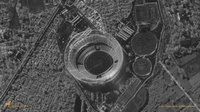
#> input picture 2_noise_filtering/sar_1.jpg, 200 x 112 px, shrunk from 1200 x 675 before the run
$ jupyter execute DE_IP_2024_Task_2.ipynb
#> lines starting #> are read from the running program, lines starting #| are printed output that depends on the picture; long printed decimals are rounded
[cell 1]
import numpy as np
import cv2
import matplotlib.pyplot as plt

# Наложение и удаление шума

[cell 2]
image = cv2.imread('sar_1.jpg')
#> image is the input picture: shape (112, 200, 3); mean B, G, R 78, 78.2, 78.3
image_gray = cv2.cvtColor(image, cv2.COLOR_BGR2GRAY)

[cell 3]
plt.imshow(image_gray, cmap="gray")

[cell 4]
# Gaussian noise
mean = 0
stddev = 100
noise_gauss = np.zeros(image_gray.shape, np.uint8)
cv2.randn(noise_gauss, mean, stddev)

[cell 5]
plt.imshow(noise_gauss, cmap="gray")

[cell 6]
# Salt and pepper
noise =  np.random.randint(0, 101, size = (image_gray.shape[0], image_gray.shape[1]), dtype=int)
zeros_pixel = np.where(noise == 0)
ones_pixel = np.where(noise == 100)

[cell 7]
bg_image = np.ones(image_gray.shape, np.uint8) * 128

[cell 8]
bg_image[zeros_pixel] = 0
bg_image[ones_pixel] = 255

[cell 9]
plt.imshow(bg_image, cmap="gray")

[cell 10]
image_noise_gauss = cv2.add(image_gray,noise_gauss)
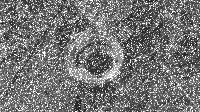
#> image_noise_gauss: shape (112, 200); min 25, max 255, mean 116.9

[cell 11]
plt.imshow(image_noise_gauss, cmap="gray")

[cell 12]
from skimage.metrics import structural_similarity, mean_squared_error
mse_gauss = mean_squared_error(image_gray, image_noise_gauss)
#> mse_gauss = 4324
(ssim, diff) = structural_similarity(image_gray, image_noise_gauss, full=True)
#> ssim = 0.204
print(mse_gauss, ssim)
#| 4323.990 0.2035

[cell 13]
image_gauss_median = cv2.medianBlur(image_noise_gauss, 3)
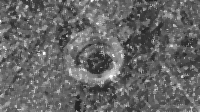
#> image_gauss_median: shape (112, 200); min 34, max 255, mean 101.6

[cell 14]
mse_gauss_median = mean_squared_error(image_gray, image_gauss_median)
#> mse_gauss_median = 1209.4
(ssim_gauss_median, diff) = structural_similarity(image_gray,  image_gauss_median, full=True)
#> ssim_gauss_median = 0.375

[cell 15]
print(mse_gauss_median, ssim_gauss_median)
#| 1209.405 0.3746

[cell 16]
plt.imshow(image_gauss_median, cmap="gray")

[cell 17]
import copy

image_sp = copy.deepcopy(image_gray)

image_sp[zeros_pixel] = 0
image_sp[ones_pixel] = 255

[cell 18]
plt.imshow(image_sp, cmap="gray")

[cell 19]
mse_sp = mean_squared_error(image_gray, image_sp)
#> mse_sp = 418.8
(ssim_sp, diff) = structural_similarity(image_gray, image_sp, full=True)
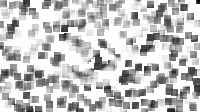
#> diff: shape (112, 200) float64; min -0.159, max 1, mean 0.729; drawn with min black and max white
#> ssim_sp = 0.728
print(mse_sp, ssim_sp)
#| 418.826 0.7284

[cell 20]
image_sp_median = cv2.medianBlur(image_sp, 3)
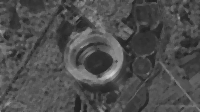
#> image_sp_median: shape (112, 200); min 33, max 210, mean 77.8

[cell 21]
mse_sp_median = mean_squared_error(image_gray, image_sp_median)
#> mse_sp_median = 149.6
(ssim_sp_median, diff) = structural_similarity(image_gray, image_sp_median, full=True)
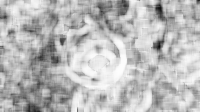
#> diff: shape (112, 200) float64; min 0.0378, max 0.996, mean 0.728
#> ssim_sp_median = 0.729
print(mse_sp_median, ssim_sp_median)
#| 149.563 0.7289

# Другие типы фильтров

[cell 22]
image_gauss_gauss = cv2.GaussianBlur(image_noise_gauss,(5,5),0)

[cell 23]
image_gauss_bilat = cv2.bilateralFilter(image_noise_gauss,9,75,75)

[cell 24]
image_gauss_nlm = cv2.fastNlMeansDenoising(image_noise_gauss, h = 20)

[cell 25]
import math

def geom(a):
    prod = 1
    for i in range(a.shape[0]):
        prod1 = 1
        for j in range(a.shape[1]):
            prod1 *= a[i,j]
        prod1 = math.pow(prod1, 1.0/9.0)
        prod *= prod1
    return prod

def proc(img, filter):
    img_res = copy.deepcopy(img)
    for i in range(0,img.shape[0] -2):
        for j in range(0,img.shape[1] -2):
            img_res[i:i+3, j:j+3] = filter(img[i:i+3, j:j+3])
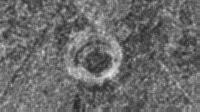
#> img_res: shape (112, 200); min 38, max 232, mean 106
    return img_res

res = proc(image_noise_gauss, geom)

[cell 26]
plt.imshow(res, cmap="gray")

[cell 27]
mse_geom = mean_squared_error(image_gray, res)
(ssim_geom, diff) = structural_similarity(image_gray, res, full=True)
print(mse_geom, ssim_geom)
#| 1310.651 0.3242

# 2D свертка

[cell 28]
# averaging filter
kernel_5 = np.ones((5,5),np.float32)/25
image_k5 = cv2.filter2D(image_gray,-1,kernel_5)
# blured_image = cv2.blur(img,(5,5))
image_b5 = cv2.blur(image_gray,(5,5))

[cell 29]
mse_kb = mean_squared_error(image_k5, image_b5)
(ssim_kb, diff) = structural_similarity(image_k5, image_b5, full=True)
#> diff: shape (112, 200) float64; every value is 1
print(mse_kb, ssim_kb)
#| 0.0 1.0

[cell 30]
# Laplasian
kernel_lapl = np.array([[0,-10,0],
                        [-10,40,-10],
                        [0,-10,0]], np.float32)

[cell 31]
image_lapl = cv2.filter2D(image_gray,-1,kernel_lapl)

[cell 32]
plt.imshow(image_lapl, cmap="gray")

## Домашнее задание

[cell 33]
# Зашумить изображение при помощи шума гаусса, постоянного шума.
# Протестировать медианный фильтр, фильтр гаусса, билатериальный фильтр, фильтр нелокальных средних с различными параметрами.
# Выяснить, какой фильтр показал лучший результат фильтрации шума.

### 1. Добавляем шум на картинку при помощи шума гаусса и постоянного шума

[cell 34]
image2 = cv2.imread('img.jpg')
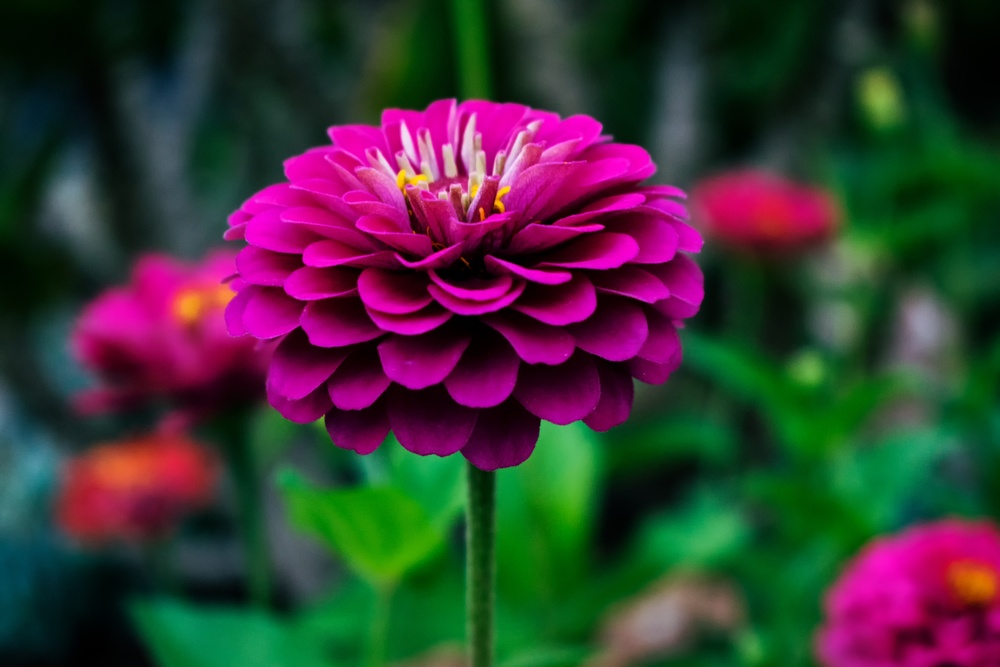
#> input picture 2_noise_filtering/img.jpg, 1000 x 667 px, shrunk from 6000 x 4000 before the run
#> image2 is the input picture: shape (667, 1000, 3); mean B, G, R 53.9, 53.8, 59.7
image2_gray = cv2.cvtColor(image2, cv2.COLOR_BGR2GRAY)

[cell 35]
plt.imshow(image2_gray, cmap="gray")

[cell 36]
mean = 0
stddev = 150
noise_gauss = np.zeros(image2_gray.shape, np.uint8)
cv2.randn(noise_gauss, mean, stddev)
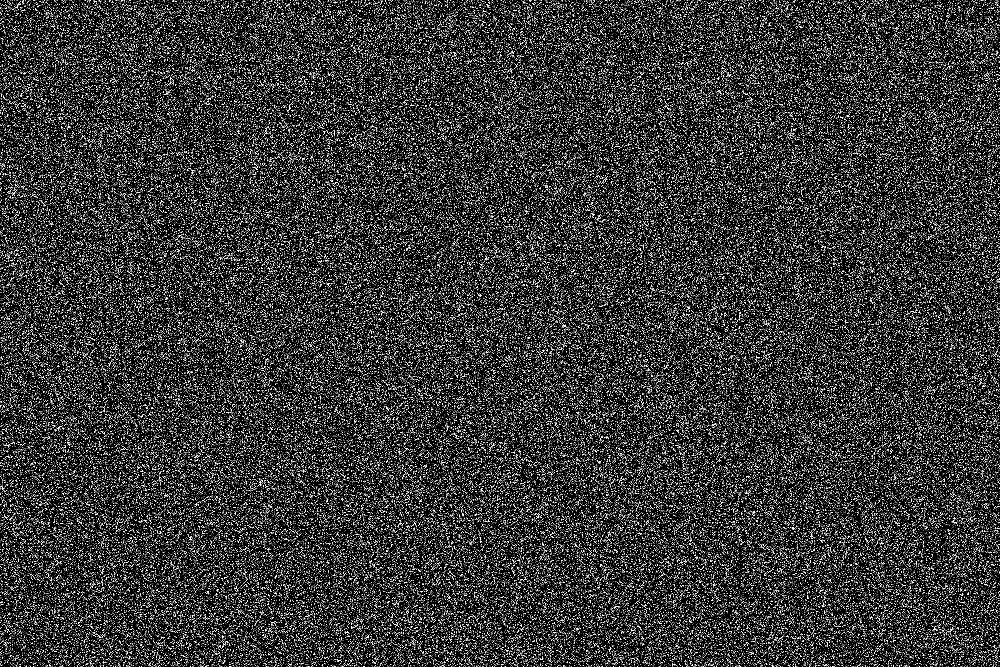
#> noise_gauss: shape (667, 1000); min 0, max 255, mean 57.1

[cell 37]
plt.imshow(noise_gauss, cmap="gray")

[cell 38]
image2_noise_gauss = cv2.add(image2_gray,noise_gauss)

[cell 39]
plt.imshow(image2_noise_gauss, cmap="gray")

[cell 40]
permanent_noise = np.zeros(image2_gray.shape, np.int16)
cv2.randu(permanent_noise, 50, 50)
#> permanent_noise: shape (667, 1000) int16; every value is 50

[cell 41]
plt.imshow(permanent_noise, cmap="gray")

[cell 42]
image2_const_noisy = cv2.add(image2_gray.astype(np.int16), permanent_noise)
image2_const_noisy = np.clip(image2_const_noisy, 0, 255).astype(np.uint8)

[cell 43]
plt.imshow(image2_const_noisy, cmap="gray")

### 2. Тестируем фильтры: медианный, Гаусса, билатериальный, нелокальных средних с различными параметрами

[cell 44]
def test_filters(noisy, name):
#> called with name = 'гауссовский'
    results = {}

    median = cv2.medianBlur(noisy, 3)
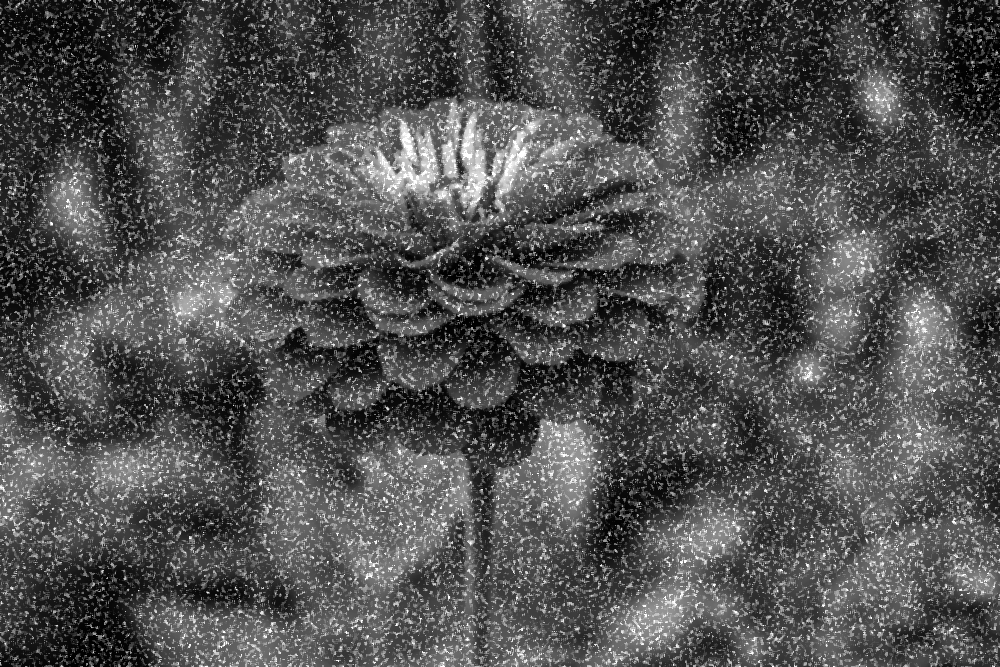
#> median: shape (667, 1000); min 0, max 255, mean 80.9
    results["median"] = (median, mean_squared_error(image2_gray, median),
                         structural_similarity(image2_gray, median))

    gauss = cv2.GaussianBlur(noisy, (5,5), 1)
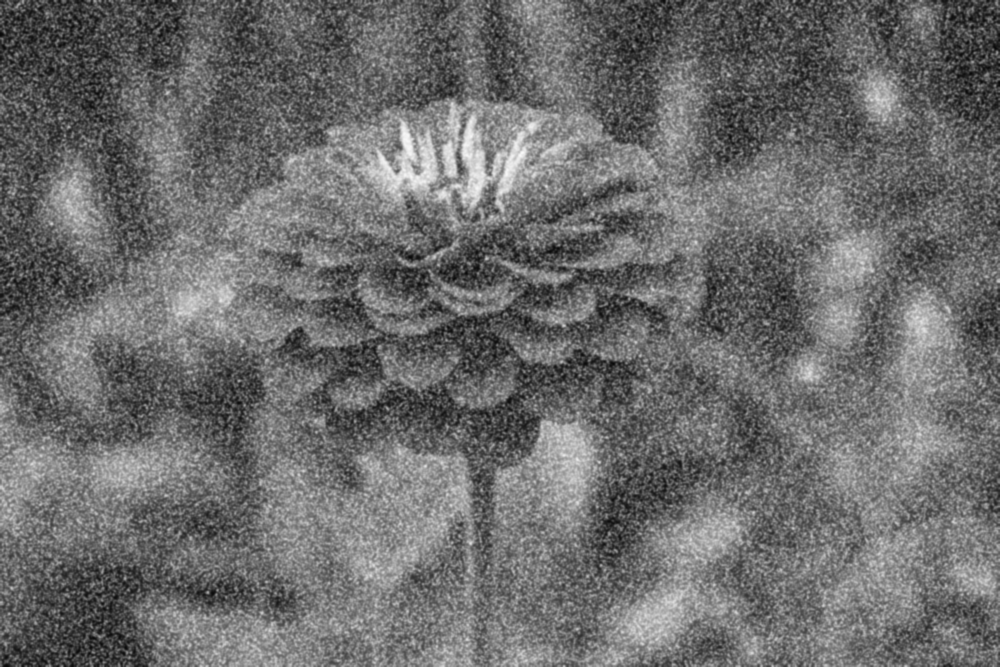
#> gauss: shape (667, 1000); min 7, max 249, mean 108.3
    results["gauss"] = (gauss, mean_squared_error(image2_gray, gauss),
                        structural_similarity(image2_gray, gauss))

    bilateral = cv2.bilateralFilter(noisy, 9, 75, 75)
    results["bilateral"] = (bilateral, mean_squared_error(image2_gray, bilateral),
                            structural_similarity(image2_gray, bilateral))

    nlm = cv2.fastNlMeansDenoising(noisy, h=15)
    results["nlm"] = (nlm, mean_squared_error(image2_gray, nlm),
                      structural_similarity(image2_gray, nlm))

    print(f"\n{name.capitalize()} шум")
    best = None
    for k, (_, mse, ssim) in results.items():
        print(f"{k:9s} · MSE: {mse:.2f}, SSIM: {ssim:.4f}")
        if best is None or ssim > best[2]:
            best = (k, mse, ssim)
#> this loop made 4 passes
#> (k, mse, ssim) on passes 1 to 4: ('median', 1872.1, 0.112), ('gauss', 3223.4, 0.182), ('bilateral', 4362.7, 0.0556), ('nlm', 7777.9, 0.0247)
#| median    · MSE: 1872.06, SSIM: 0.1117
#| gauss     · MSE: 3223.41, SSIM: 0.1816
#| bilateral · MSE: 4362.68, SSIM: 0.0556
#| nlm       · MSE: 7777.87, SSIM: 0.0247

    print(f"{best[0]} (SSIM: {best[2]:.4f})")
#| gauss (SSIM: 0.1816)

    _, axs = plt.subplots(1, 5, figsize=(20,15))
    axs[0].imshow(noisy, cmap="gray"); axs[0].set_title(f"{name} шум")
    axs[1].imshow(results["median"][0], cmap="gray"); axs[1].set_title("Median")
    axs[2].imshow(results["gauss"][0], cmap="gray"); axs[2].set_title("Gaussian")
    axs[3].imshow(results["bilateral"][0], cmap="gray"); axs[3].set_title("Bilateral")
    axs[4].imshow(results["nlm"][0], cmap="gray"); axs[4].set_title("NLM")
    for ax in axs: ax.axis("off")
    plt.show()


test_filters(image2_noise_gauss, "гауссовский")
test_filters(image2_const_noisy, "постоянный")
#> the loop in test_filters (call 2), `for k, (_, mse, ssim) in results.items():` made 4 passes
#> (k, mse, ssim) on passes 1 to 4: ('median', 2497, 0.741), ('gauss', 2501.6, 0.737), ('bilateral', 2508.9, 0.721), ('nlm', 2497, 0.723)
#| median    · MSE: 2497.03, SSIM: 0.7406
#| gauss     · MSE: 2501.63, SSIM: 0.7374
#| bilateral · MSE: 2508.91, SSIM: 0.7214
#| nlm       · MSE: 2496.96, SSIM: 0.7230
#| median (SSIM: 0.7406)
